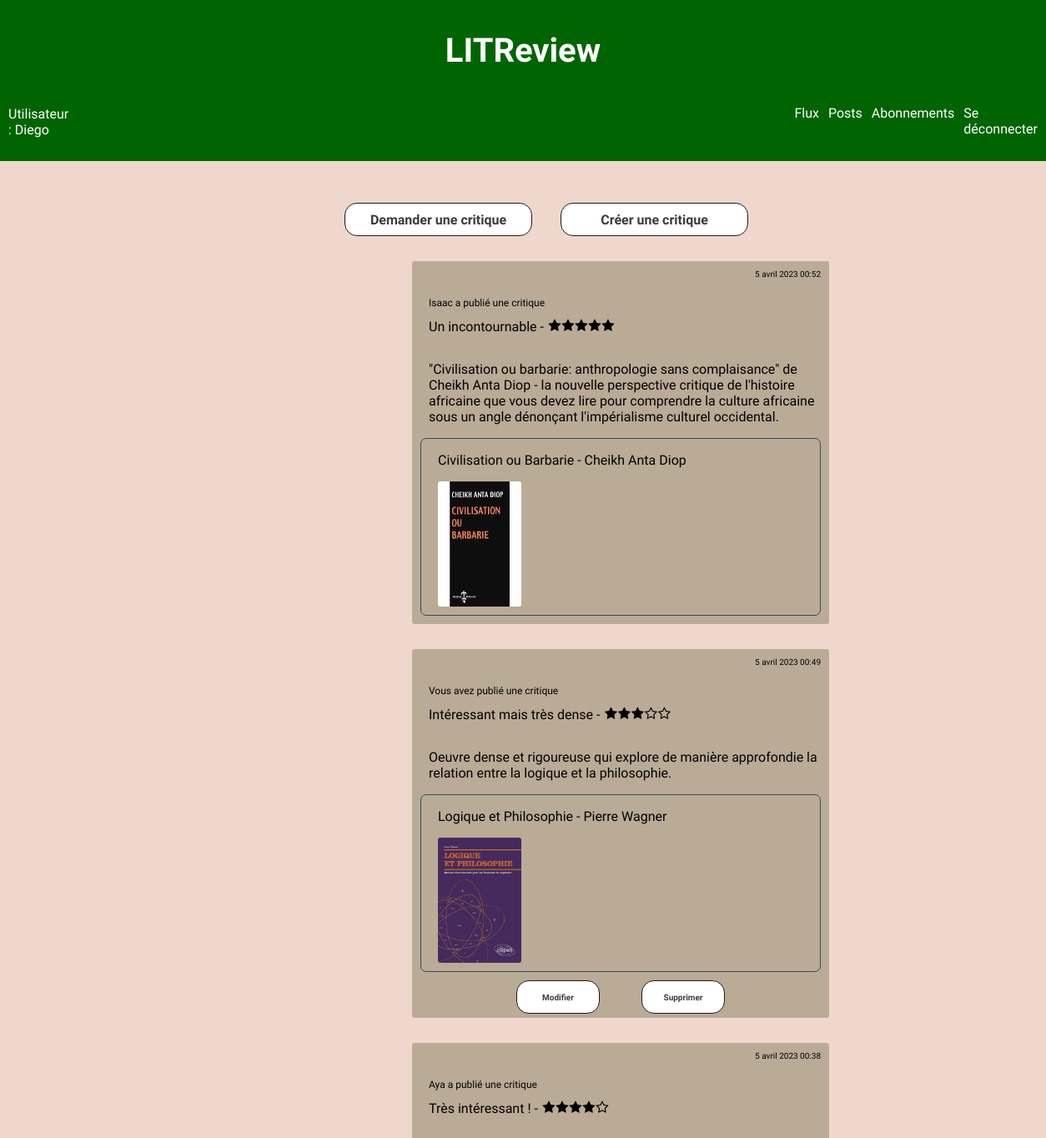
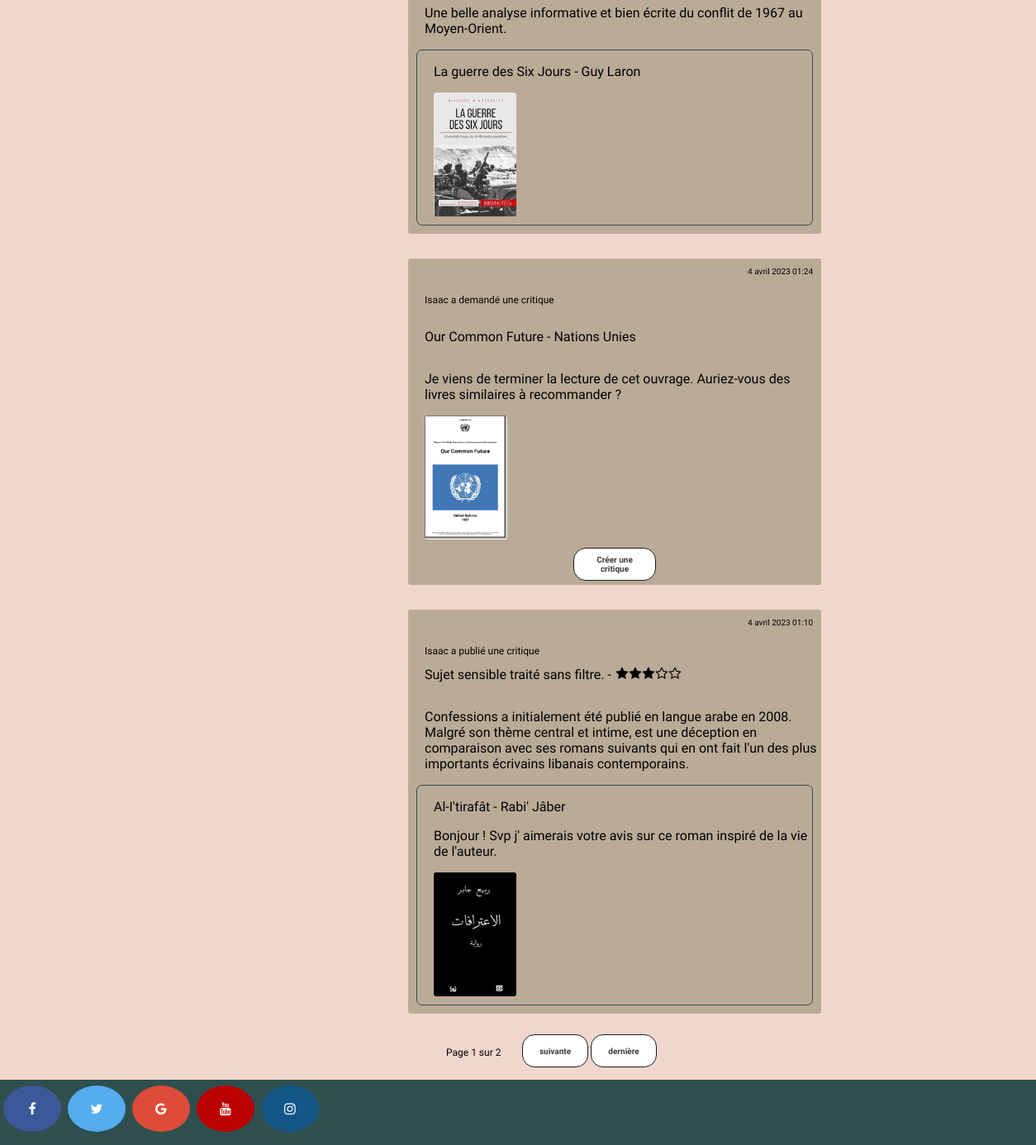
Page /feed/ (signed in) on the committed database (2 pictures, top to bottom).
### reviews/models.py (models this page shows, shortened)
class Review(models.Model):
    ticket = models.ForeignKey(to=Ticket, on_delete=models.CASCADE, related_name='rev')
    rating = models.PositiveSmallIntegerField(
        validators=[MinValueValidator(0), MaxValueValidator(5)], null=True)
    headline = models.CharField(max_length=128)
    body = models.CharField(max_length=8192, blank=True)
    user = models.ForeignKey(to=settings.AUTH_USER_MODEL, on_delete=models.CASCADE)
    time_created = models.DateTimeField(auto_now_add=True)

class Ticket(models.Model):
    title = models.fields.CharField(max_length=128)
    description = models.fields.TextField(max_length=2048, blank=True)
    user = models.ForeignKey(to=User, on_delete=models.CASCADE)
    image = models.ImageField(null=True, blank=True, verbose_name="image")
    time_created = models.DateTimeField(auto_now_add=True)
    IMAGE_MAX_SIZE = (250, 250)

### reviews/views.py (the view)
# urls.py: path('feed/', reviews.views.feed, name='feed'),
@login_required
def feed(request):
    reviews = get_users_viewable_reviews(request.user)
    reviews = reviews.annotate(content_type=Value('REVIEW', CharField()))
    ids_same_user = [review.ticket.id for review in reviews if review.user == review.ticket.user]
    tickets = get_users_viewable_tickets(request.user).exclude(id__in=ids_same_user)
    tickets = tickets.annotate(content_type=Value('TICKET', CharField()))
    tickets_and_reviews = sorted(chain(reviews, tickets),
                                 key=lambda tickets_and_reviews: tickets_and_reviews.time_created, reverse=True)
    paginator = Paginator(tickets_and_reviews, 5)  # the second argument is the number of posts displayed per page
    page_number = request.GET.get('page')
    page_obj = paginator.get_page(page_number)
    return render(request, 'reviews/feed.html', context={'page_obj': page_obj})

### reviews/templatetags/review_extras.py (called while the page is built)
@register.simple_tag(takes_context=True)  # custom template tags to display the author of the ticket/review
def get_poster_display(context, user):    # to improve the user experience
    if user == context['user']:
        return 'Vous avez'
    return f'{user.username} a'

### reviews/views.py (called while the page is built)
def get_users_viewable_reviews(connected_user):  # returns the reviews we want to display in the feed
    following = [elm.followed_user for elm in UserFollows.objects.filter(user=connected_user)]
    following.append(connected_user)
    reviews = Review.objects.filter(user__in=following)  # reviews of followed users
    my_tickets = Ticket.objects.filter(user=connected_user)
    reviews_to_my_tickets = Review.objects.filter(ticket__in=my_tickets)  # user reviews
    all_reviews = list(reviews) + list(reviews_to_my_tickets)
    all_ids = [elm.id for elm in all_reviews]
    return Review.objects.filter(id__in=all_ids)

def get_users_viewable_tickets(connected_user):  # returns the tickets we want to display in the feed
    following = [elm.followed_user for elm in UserFollows.objects.filter(user=connected_user)]
    following.append(connected_user)
    return Ticket.objects.filter(user__in=following)   # tickets of followed users

### reviews/templates/reviews/feed.html (shortened to what this page needs)
{% extends 'base.html' %}
{% load review_extras %}
{% block content %}
<div class="containerbtnfeed">
    <a  href="{% url 'ticket_create' %}"><button class="btnfeed1">Demander une critique</button></a>
    <a  href="{% url 'review_create' %}"><button class="btnfeed2">Créer une critique</button></a>
</div>
{% for instance in page_obj %}
    {% if instance.content_type == 'TICKET' %}
        {% include 'reviews/partials/ticket_snippet.html' %}
    {% elif instance.content_type == 'REVIEW' %}
        {% include 'reviews/partials/review_snippet.html' %}
    {% endif %}
{% endfor %}
<div class="paginator">
    <span class="pagenumber">Page {{ page_obj.number }} sur {{ page_obj.paginator.num_pages }}</span>
    {% if page_obj.has_next %}
        <a href="?page={{ page_obj.next_page_number }}"><button class="btnpaginator firstbtn" type="button"> suivante </button></a>
        <a href="?page={{ page_obj.paginator.num_pages }}"><button class="btnpaginator" type="button">dernière</button></a>
    {% endif %}
</div>
{% endblock %}

### templates/base.html (shortened to what this page needs)
{% load static %}
<html>
    <head>
        <link rel="stylesheet" href="{% static 'authentication/styles.css' %}" />
        <link rel="stylesheet" href="https://cdnjs.cloudflare.com/ajax/libs/font-awesome/4.7.0/css/font-awesome.min.css">
    </head>
    <body>
        <header>
            <h1 class="title"> LITReview  </h1>
            <div class="headernavuser">
                <p class="user"> Utilisateur : {{user.username}}</p>
                <nav class="box">
                    <a class="menu" href="{% url 'feed' %}">Flux</a>
                    <a class="menu" href="{% url 'my_posts' %}">Posts</a>
                    <a class="menu" href="{% url 'subscriptions' %}">Abonnements</a>
                    {% if user.is_authenticated %}
                        <a class="menu" href="{% url 'home' %}">Se déconnecter</a>
                    {% endif %}
                </nav>
            </div>
        </header>
        <main>
             {% block content %}{% endblock %}
        </main>
        <footer>
            <a href="#" class="fa fa-facebook socialnet"></a>
            <a href="#" class="fa fa-twitter socialnet"></a>
            <a href="#" class="fa fa-google socialnet"></a>
            <a href="#" class="fa fa-youtube socialnet"></a>
            <a href="#" class="fa fa-instagram socialnet"></a>
        </footer>
    </body>
</html>

### reviews/templates/reviews/partials/review_snippet.html
{% load review_extras %}
<div class="feed reviewfeed">
    <p class="datetime">{{ instance.time_created }}</p>
    <p class="posted"> {% get_poster_display instance.user %} publié une critique </p>
    <div class="sameline">
        <p class="beforerating"> {{ instance.headline }} - </p>
        {% include 'reviews/partials/rating_snippet.html' %}
    </div>
    <p> {{ instance.body }} </p>
    <div class="ticketinsidereview">
        <p>{{ instance.ticket.title }}</p>
        <p>{{ instance.ticket.description }}</p>
            {% if instance.ticket.image %}
                <img src="{{ instance.ticket.image.url }}">
            {% endif %}
    </div>
    <div class="threebtns">
        {% if request.user.id == instance.user.id %}
        <a href="{% url 'review_update' instance.id %}"><button>Modifier</button></a>
        <a href="{% url 'review_delete' instance.id %}"><button>Supprimer</button></a>
        {% endif %}
    </div>
</div>

### reviews/templates/reviews/partials/rating_snippet.html
<div class="rating-star">
    <i class="fa fa-star{% if instance.rating < 1 or instance.rating == 0%}-o{% endif %}" aria-hidden="true"></i>
    <i class="fa fa-star{% if instance.rating < 2 or instance.rating == 0%}-o{% endif %}" aria-hidden="true"></i>
    <i class="fa fa-star{% if instance.rating < 3 or instance.rating == 0%}-o{% endif %}" aria-hidden="true"></i>
    <i class="fa fa-star{% if instance.rating < 4 or instance.rating == 0%}-o{% endif %}" aria-hidden="true"></i>
    <i class="fa fa-star{% if instance.rating < 5 or instance.rating == 0%}-o{% endif %}" aria-hidden="true"></i>
</div>

### reviews/templates/reviews/partials/ticket_snippet.html (shortened to what this page needs)
{% load review_extras %}
<div class="feed ticketfeed">
    <p class="datetime">{{ instance.time_created }}</p>
    <p class="posted"> {% get_poster_display instance.user %} demandé une critique </p>
    <p>{{ instance.title }}</p>
    <p>{{ instance.description }}</p>
    {% if instance.image %}
        <img src="{{ instance.image.url }}">
    {% endif %}
    <div class="threebtns">
        <a href="{% url 'review_from_ticket' instance.id %}"><button>Créer une critique</button></a>
    </div>
</div>

### authentication/static/authentication/styles.css (style rules this page uses)
header { border-bottom: 2px solid darkgreen; padding:10px; background-color: darkgreen; }
.headernavuser { display: flex; flex-direction: row; }
.user { margin-right: 220px; color: white; }
.title { color: white; }
body { margin:0; min-height: 100vh; display: flex; flex-direction: column; font-family: 'Comfortaa', cursive; background-repeat: no-repeat; background-attachment: fixed; background-size: cover; background-color: #F0D7CD; }
footer { margin-top: auto; border: 2px solid #2F4F4F; background-color: #2F4F4F; width: 100%; height: 75px; bottom: 0; left: 0; right: 0; }
h1 { font-family: 'Comfortaa', cursive; color: black; text-align: center; font-size: 40px; }
nav { margin-left: 200px; }
.menu { color: white; text-decoration: none; font-size: 16px; }
.box { display: flex; gap: 11px; margin-left: 650px; margin-bottom: 5px; margin-top: 15px; }
.fa { padding: 20px; font-size: 30px; width: 30px; text-align: center; text-decoration: none; margin: 5px 2px; border-radius: 50%; }
.fa-facebook { background: #3B5998; color: white; }
.fa-twitter { background: #55ACEE; color: white; }
.fa-google { background: #dd4b39; color: white; }
.fa-youtube { background: #bb0000; color: white; }
.fa-instagram { background: #125688; color: white; }
button { font-family: 'Comfortaa', cursive; appearance: none; background-color: white; border: 1px solid #1A1A1A; border-radius: 15px; box-sizing: border-box; color: #3B3B3B; cursor: pointer; display: inline-block; font-size: 16px; font-weight: 600; line-height: normal; margin-left: 30%; min-height: 40px; min-width: 0; outline: none; padding: auto; text-align: center; text-decoration: none; transition: all 300ms cubic-bezier(.23, 1, 0.32, 1); user-select: none; -webkit-user-select: none; touch-action: manipulation; width: 40%; will-change: transform; }
.containerbtnfeed { display: flex; flex-direction: row; justify-content: center; margin-top: 50px; margin-bottom: 30px; margin-right: 30px; }
.containerbtnfeed button { width: 225px; padding: 7px 10px; }
.btnfeed1 { margin-right: 60px; }
.btnfeed2 { margin-left: 60px; }
.feed { border-radius: 3px; display: flex; flex-direction: column; justify-content: center; width:500px; margin-top: 30px; margin-bottom: 25px; margin-left: 494px; background-color: #BAAB97; }
.feed p { margin-left: 20px; }
img { border-radius: 3px; width: 100px; height: 150px; margin-left: 20px; margin-bottom: 10px; }
.datetime { font-size: 10px; text-align: right; margin-right: 10px; margin-top: 10px; }
.threebtns { display: flex; flex-direction: row; justify-content: center; }
.threebtns button { width: 100px; padding: 7px 10px; font-size: 10px; margin-left: 25px; margin-right: 25px; margin-bottom: 5px; }
::placeholder { text-align: center; font-family: 'Comfortaa', cursive; font-size: 1em; }
.ticketinsidereview { border: 1px solid #2F4F4F; border-radius: 7px; margin-left: 10px; margin-right: 10px; margin-bottom: 10px; }
::placeholder { font-size: 13px; }
.posted { font-size: 12px; }
.rating-star { display: flex; flex-direction: row; margin-left: 5px; }
.rating-star i { margin:0; padding:0; height:16px; width: 16px; }
.sameline { display: flex; flex-direction: row; }
.beforerating { margin-top: 0; }
.paginator { display: flex; flex-direction: row; margin-left: 495px; margin-bottom: 15px; }
.pagenumber { margin-left: 45px; margin-top: 15px; font-size: 12px; }
.btnpaginator { width: 80px; font-size: 10px; }
.firstbtn { margin-right: 5px; }

### rows in the picture
Review: time_created "5 avril 2023 00:52", user.username "Isaac a", headline "Un incontournable", rating 5 (drawn), body "\"Civilisation ou barbarie: anthropologie sans complaisance\" de Cheikh Anta Diop - la nouvelle perspective critique de l'histoire africaine que vous devez lire pour comprendre la culture africaine sous un angle dénonçant l'impérialisme culturel occidental.", ticket "Civilisation ou Barbarie - Cheikh Anta Diop", ticket.image (picture)
Review: time_created "5 avril 2023 00:49", user "Vous avez", headline "Intéressant mais très dense", rating 3 (drawn), body "Oeuvre dense et rigoureuse qui explore de manière approfondie la relation entre la logique et la philosophie.", ticket "Logique et Philosophie - Pierre Wagner", ticket.image (picture), shows "Modifier"
Review: time_created "5 avril 2023 00:38", user.username "Aya a", headline "Très intéressant !", rating 4 (drawn), body "Une belle analyse informative et bien écrite du conflit de 1967 au Moyen-Orient.", ticket "La guerre des Six Jours - Guy Laron", ticket.image (picture)
Ticket: time_created "4 avril 2023 01:24", user.username "Isaac a", title "Our Common Future - Nations Unies", description "Je viens de terminer la lecture de cet ouvrage. Auriez-vous des livres similaires à recommander ?", image (picture)
Review: time_created "4 avril 2023 01:10", user.username "Isaac a", headline "Sujet sensible traité sans filtre.", rating 3 (drawn), body "Confessions a initialement été publié en langue arabe en 2008. Malgré son thème central et intime, est une déception en comparaison avec ses romans suivants qui en ont fait l'un des plus importants écrivains libanais contemporains.", ticket "Al-I'tirafât - Rabi' Jâber", ticket.description "Bonjour ! Svp j' aimerais votre avis sur ce roman inspiré de la vie de l'auteur.", ticket.image (picture)

### other values in the picture
{{ user.username }} "Diego"
{{ page_obj.number }} "1"
{{ page_obj.paginator.num_pages }} "2"
